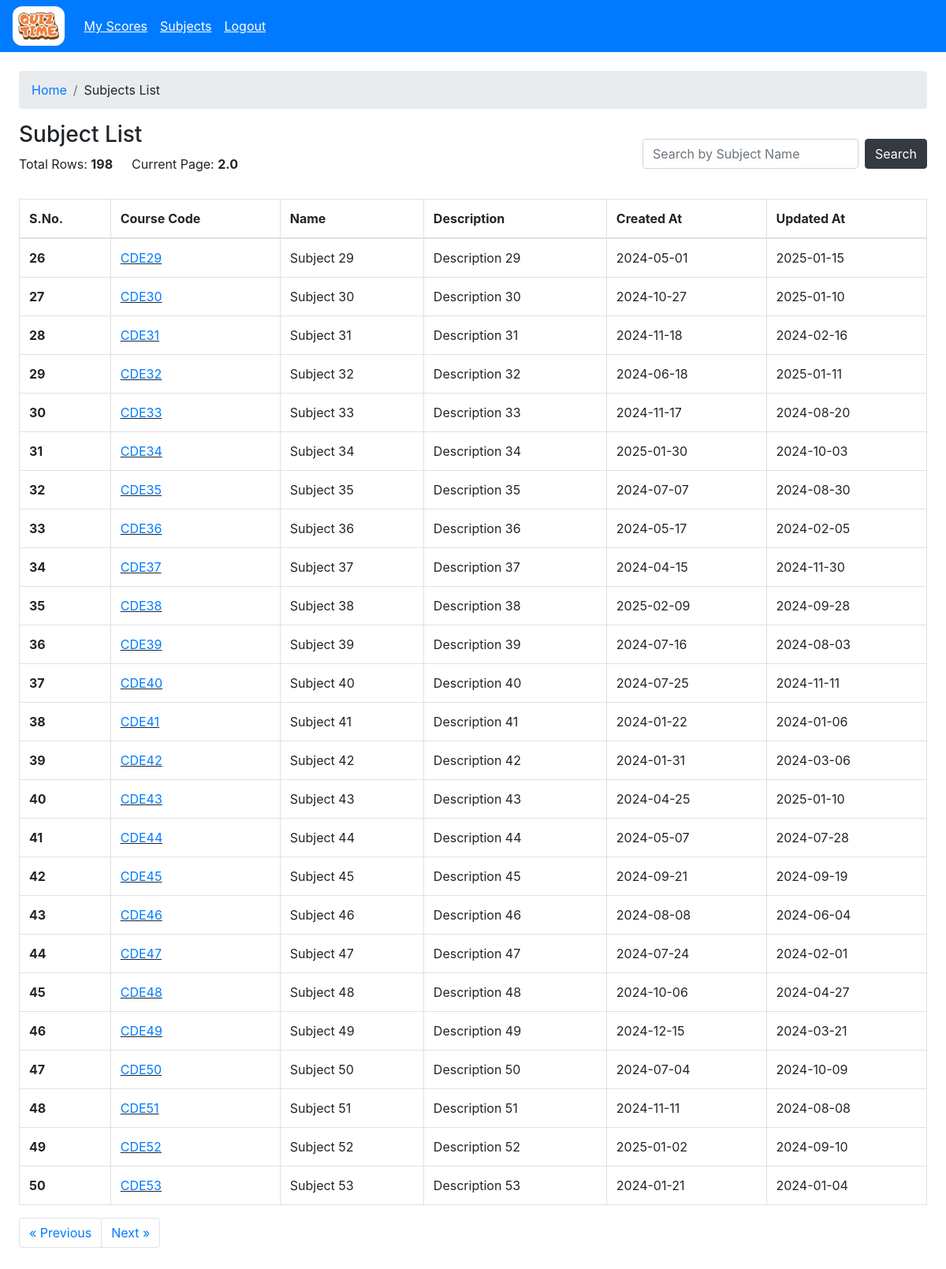
Page /user/subjects?skip=25&take=25 (signed in) on the committed database.
### models/model.py (models this page shows)
class Subject(db.Model):
    __tablename__='subjects'
    id=db.Column(db.VARCHAR(100), primary_key=True)
    name=db.Column(db.VARCHAR(100), nullable=False)
    description=db.Column(db.VARCHAR(100), nullable=False)
    created_at=db.Column(db.TIMESTAMP, nullable=False)
    updated_at=db.Column(db.TIMESTAMP, nullable=False)
    code=db.Column(db.VARCHAR(100), nullable=False)

### controllers/users/user.py (the view)
@user.route("/subjects")
@login_required
@swag_from({
    'tags': ['User'],
    'summary': 'View Subjects',
    'description': 'View Subjects',
    'responses': {
        200: {
            'description': 'View Subjects',
            'content': {
                'application/json': {
                    'example': {
                        "subject": {
                            "id": "1",
                            "name": "Subject 1",
                            "created_at": "2021-08-01 10:00:00",
                            "updated_at": "2021-08-01 10:00:00"
                        }
                    }
                }
            }
        },
        302: {
            'description': 'Redirect to login page',
            'content': {
                'application/json': {
                    'example': {
                        "message": "User not found",
                        "type": "danger",
                        "url": "/auth/logout"
                    }
                }
            }
        }
    }
})
@role_required("user")
def user_subject_list():
    try:
        skip = int(request.args.get("skip", 0))
        take = int(request.args.get("take", 25))
        where = request.args.get("where", "{}")
        where = json.loads(where) if where else {}
        query = Subject.query
        for key, value in where.items():
            query = query.filter(getattr(Subject, key).like(f"%{value}%"))
        subjects = query.offset(skip).limit(take).all()
        total_rows = query.count()
        return render_template("user/user_subject.html",rows=subjects,total_rows=total_rows,skip=skip,take=take)
    except Exception as e:
        return render_template("user/user_subject.html",skip=0,take=25,total_rows=0, rows=[])

### app.py (called while the page is built)
    @login_manager.user_loader
    def load_user(user_id):
        return User.query.get(user_id)

### controllers/decorator.py (called while the page is built)
def role_required(role):
    def decorator(func):
        @wraps(func)
        def wrapper(*args, **kwargs):
            if not current_user.is_authenticated:
                return redirect(url_for("auth.login_post"))
            if current_user.user_type != role and session.get("user_type") != role:
                if current_user.user_type == "admin":
                    return redirect(url_for("admin.admin_home"))
                return redirect(url_for("user.user_home"))
            return func(*args, **kwargs)
        return wrapper
    return decorator

### templates/user/user_subject.html (shortened to what this page needs)
{% extends "base.html" %} {% block title %}Subject List{% endblock %} {% block
content %} {% include "user/user_wrapper.html" %}
<section class="min-vh-100 p-4">
  <nav aria-label="breadcrumb">
    <ol class="breadcrumb">
      <li class="breadcrumb-item"><a href="/user">Home</a></li>
      <li class="breadcrumb-item">Subjects List</li>
    </ol>
  </nav>
  <div class="d-flex flex-wrap justify-content-between">
    <div>
      <h3>Subject List</h3>
      <div class="d-flex align-items-center">
        <p class="mr-4">Total Rows: <strong>{{ total_rows }}</strong></p>
        <p>
          Current Page:
          <strong
            >{% if skip and take %} {{ ((skip|int)/take)+1 }} {% else %}1{%
            endif %}</strong
          >
        </p>
      </div>
    </div>
    <div class="form-inline my-2 my-lg-0">
      <input
        class="form-control mt-2 mt-sm-0 mr-sm-2"
        type="search"
        id="subjectInput"
        placeholder="Search by Subject Name"
        aria-label="Search"
      />
      <button
        onclick="searchBySubject('{{skip}}', '{{take}}')"
        class="btn btn-dark my-2 my-sm-0"
      >
        <a>Search</a>
      </button>
    </div>
  </div>
  <section class="mt-3">
    <div class="table-responsive">
      <table class="table table-bordered table-hover">
        <thead>
          <tr>
            <th scope="col">S.No.</th>
            <th scope="col">Course Code</th>
            <th scope="col">Name</th>
            <th scope="col">Description</th>
            <th scope="col">Created At</th>
            <th scope="col">Updated At</th>
          </tr>
        </thead>
        <tbody>
          {% for sub in rows %}
          <tr class="pointer">
            <th scope="row">{{ loop.index+skip }}</th>
            <td class="link">
              <a href="/user/subject/view?sub_id={{ sub.id }}&take=25&skip=0"
                >{{ sub.code }}</a
              >
            </td>
            <td>{{ sub.name }}</td>
            <td>{{ sub.description }}</td>
            <td>{{ sub.created_at.strftime('%Y-%m-%d') }}</td>
            <td>{{ sub.updated_at.strftime('%Y-%m-%d') }}</td>
          </tr>
          {% endfor %}
        </tbody>
      </table>
      <nav aria-label="Page navigation example">
        <ul class="pagination">
          <li class="page-item">
            <a
              class="page-link"
              href="/user/subjects?skip={{ (skip - take) if skip > 0 else 0 }}&take={{ take }}"
              aria-label="Previous"
            >
              <span aria-hidden="true">&laquo;</span>
              <span
                >{% if skip > 0 %}Previous{% else %}Start Page{% endif %}</span
              >
            </a>
          </li>
          <li class="page-item">
            <a
              class="page-link"
              href="/user/subjects?skip={{ ( (((skip|int)/take)|int+1)*take if ((skip|int+take) < total_rows) else None  ) if ((skip|int+take) < total_rows) else 0 }}&take={{ take }}"
              aria-label="Next"
            >
              <span
                >{% if ((skip|int + take) < total_rows) %}Next{% else %}Go back
                to Start Page{% endif %}</span
              >
              <span aria-hidden="true">&raquo;</span>
            </a>
          </li>
        </ul>
      </nav>
    </div>
  </section>
</section>
{% endblock %}

### static/css/style.css (style rules this page uses)
.pointer { cursor: pointer; }
.link { text-decoration: underline !important; }

### rows in the picture
Subject: code "CDE29", name "Subject 29", description "Description 29", created_at "2024-05-01", updated_at "2025-01-15"
Subject: code "CDE30", name "Subject 30", description "Description 30", created_at "2024-10-27", updated_at "2025-01-10"
Subject: code "CDE31", name "Subject 31", description "Description 31", created_at "2024-11-18", updated_at "2024-02-16"
Subject: code "CDE32", name "Subject 32", description "Description 32", created_at "2024-06-18", updated_at "2025-01-11"
Subject: code "CDE33", name "Subject 33", description "Description 33", created_at "2024-11-17", updated_at "2024-08-20"
Subject: code "CDE34", name "Subject 34", description "Description 34", created_at "2025-01-30", updated_at "2024-10-03"
Subject: code "CDE35", name "Subject 35", description "Description 35", created_at "2024-07-07", updated_at "2024-08-30"
Subject: code "CDE36", name "Subject 36", description "Description 36", created_at "2024-05-17", updated_at "2024-02-05"
Subject: code "CDE37", name "Subject 37", description "Description 37", created_at "2024-04-15", updated_at "2024-11-30"
Subject: code "CDE38", name "Subject 38", description "Description 38", created_at "2025-02-09", updated_at "2024-09-28"
Subject: code "CDE39", name "Subject 39", description "Description 39", created_at "2024-07-16", updated_at "2024-08-03"
Subject: code "CDE40", name "Subject 40", description "Description 40", created_at "2024-07-25", updated_at "2024-11-11"
Subject: code "CDE41", name "Subject 41", description "Description 41", created_at "2024-01-22", updated_at "2024-01-06"
Subject: code "CDE42", name "Subject 42", description "Description 42", created_at "2024-01-31", updated_at "2024-03-06"
Subject: code "CDE43", name "Subject 43", description "Description 43", created_at "2024-04-25", updated_at "2025-01-10"
Subject: code "CDE44", name "Subject 44", description "Description 44", created_at "2024-05-07", updated_at "2024-07-28"
Subject: code "CDE45", name "Subject 45", description "Description 45", created_at "2024-09-21", updated_at "2024-09-19"
Subject: code "CDE46", name "Subject 46", description "Description 46", created_at "2024-08-08", updated_at "2024-06-04"
Subject: code "CDE47", name "Subject 47", description "Description 47", created_at "2024-07-24", updated_at "2024-02-01"
Subject: code "CDE48", name "Subject 48", description "Description 48", created_at "2024-10-06", updated_at "2024-04-27"
Subject: code "CDE49", name "Subject 49", description "Description 49", created_at "2024-12-15", updated_at "2024-03-21"
Subject: code "CDE50", name "Subject 50", description "Description 50", created_at "2024-07-04", updated_at "2024-10-09"
Subject: code "CDE51", name "Subject 51", description "Description 51", created_at "2024-11-11", updated_at "2024-08-08"
Subject: code "CDE52", name "Subject 52", description "Description 52", created_at "2025-01-02", updated_at "2024-09-10"
Subject: code "CDE53", name "Subject 53", description "Description 53", created_at "2024-01-21", updated_at "2024-01-04"

### other values in the picture
{{ total_rows }} "198"
{{ ((skip|int)/take)+1 }} "2.0"
